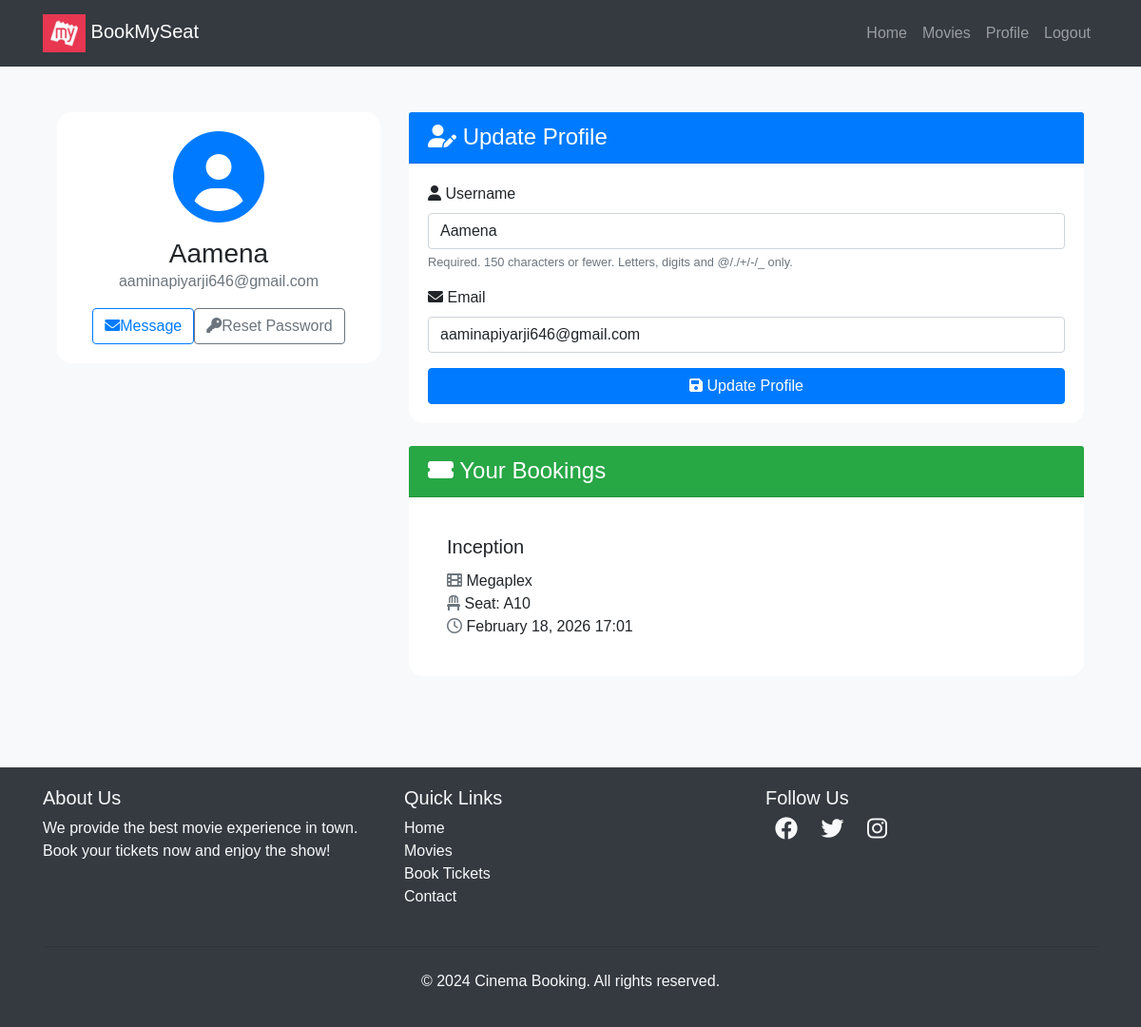
The app's page /users/profile/ (signed in) with its own data.
### movies/models.py (models this page shows, shortened)
class Booking(models.Model):
    user=models.ForeignKey(User,on_delete=models.CASCADE)
    seat=models.ForeignKey(Seat,on_delete=models.CASCADE)
    movie=models.ForeignKey(Movie,on_delete=models.CASCADE)
    theater=models.ForeignKey(Theater,on_delete=models.CASCADE)
    booked_at=models.DateTimeField(auto_now_add=True)
    total_price = models.DecimalField(max_digits=8, decimal_places=2, default=0)
    is_paid = models.BooleanField(default=False)
    reserved_at = models.DateTimeField(auto_now_add=True)

class Movie(models.Model):
    GENRE_CHOICES = [
        ('Action', 'Action'),
        ('Comedy', 'Comedy'),
        ('Drama', 'Drama'),
        ('Horror', 'Horror'),
    ]
    LANGUAGE_CHOICES = [
        ('Hindi', 'Hindi'),
        ('English', 'English'),
        ('Tamil', 'Tamil'),
        ('Telugu', 'Telugu'),
    ]
    name= models.CharField(max_length=255)
    genre = models.CharField(max_length=50, choices=GENRE_CHOICES, default='Action')
    language = models.CharField(max_length=50, choices=LANGUAGE_CHOICES, default='Hindi')
    image= models.ImageField(upload_to="movies/")
    rating = models.DecimalField(max_digits=3,decimal_places=1)
    cast= models.TextField()
    description= models.TextField(blank=True,null=True) # optional
    trailer_url = models.URLField(blank=True, null=True)

class Theater(models.Model):
    name = models.CharField(max_length=255)
    movie = models.ForeignKey(Movie,on_delete=models.CASCADE,related_name='theaters')
    time= models.DateTimeField()
    price = models.DecimalField(max_digits=6, decimal_places=2, default=150)

class Seat(models.Model):
    theater = models.ForeignKey(Theater,on_delete=models.CASCADE,related_name='seats')
    seat_number = models.CharField(max_length=10)
    is_booked=models.BooleanField(default=False)

### users/views.py (the view)
# urls.py: path('profile/', profile, name='profile'),
@login_required
def profile(request):
    bookings= Booking.objects.filter(user=request.user)
    if request.method == 'POST':
        u_form = UserUpdateForm(request.POST, instance=request.user)
        if u_form.is_valid():
            u_form.save()
            return redirect('profile')
    else:
        u_form = UserUpdateForm(instance=request.user)
    return render(request, 'users/profile.html', {'u_form': u_form,'bookings':bookings})

### users/forms.py
class UserUpdateForm(forms.ModelForm):
    email = forms.EmailField()
    class Meta:
        model = User
        fields = ['username', 'email']

### templates/users/profile.html (shortened to what this page needs)
{% extends "users/basic.html" %} {% block content %}
<div class="container py-5">
  <div class="row">
    <div class="col-lg-4 mb-4">
      <div class="card shadow">
        <div class="card-body text-center">
          <div class="mb-3">
            <i class="fas fa-user-circle fa-6x text-primary"></i>
          </div>
          <h3 class="card-title mb-0">{{ user.username }}</h3>
          <p class="text-muted mb-3">{{ user.email }}</p>
          <div class="d-flex justify-content-center">
            <a href="#" class="btn btn-outline-primary me-2"><i class="fas fa-envelope me-2"></i>Message</a>
            <a href="{% url 'password_reset' %}" class="btn btn-outline-secondary"><i class="fas fa-key me-2"></i>Reset Password</a>
          </div>
        </div>
      </div>
    </div>
    <div class="col-lg-8">
      <div class="card shadow mb-4">
        <div class="card-header bg-primary text-white">
          <h4 class="mb-0"><i class="fas fa-user-edit me-2"></i> Update Profile</h4>
        </div>
        <div class="card-body">
          <form method="POST">
            {% for field in u_form %}
              <div class="mb-3">
                <label for="{{ field.id_for_label }}" class="form-label">
                  <i class="fas fa-{% if field.name == 'username' %}user{% elif field.name == 'email' %}envelope{% else %}info-circle{% endif %} me-2"></i>
                  {{ field.label }}
                </label>
                {{ field }}
                {% if field.help_text %}
                  <small class="form-text text-muted">{{ field.help_text }}</small>
                {% endif %}
              </div>
            {% endfor %}
            <button class="btn btn-primary w-100" type="submit"><i class="fas fa-save me-2"></i> Update Profile</button>
          </form>
        </div>
      </div>
      <div class="card shadow">
        <div class="card-header bg-success text-white">
          <h4 class="mb-0"><i class="fas fa-ticket-alt me-2"> </i> Your Bookings</h4>
        </div>
        <div class="card-body">
          {% if bookings %}
            <div class="row row-cols-1 row-cols-md-2 g-4">
              {% for booking in bookings %}
                <div class="col">
                  <div class="card h-100 border-0 shadow-sm">
                    <div class="card-body">
                      <h5 class="card-title">{{ booking.movie.name }}</h5>
                      <p class="card-text">
                        <i class="fas fa-film me-2 text-muted"> </i>  {{ booking.theater.name }}<br>
                        <i class="fas fa-chair me-2 text-muted"> </i>  Seat: {{ booking.seat.seat_number }}<br>
                        <i class="far fa-clock me-2 text-muted"> </i>  {{ booking.booked_at|date:"F d, Y H:i" }}
                      </p>
                    </div>
                  </div>
                </div>
              {% endfor %}
            </div>
          {% else %}
            <div class="text-center py-5">
              <i class="fas fa-ticket-alt fa-4x text-muted mb-3"></i>
              <p class="lead mb-0">No bookings yet. Time to plan your next movie night!</p>
            </div>
          {% endif %}
        </div>
      </div>
    </div>
  </div>
</div>
<link rel="stylesheet" href="https://cdnjs.cloudflare.com/ajax/libs/font-awesome/6.0.0-beta3/css/all.min.css">
{% endblock %}

### templates/users/basic.html (style rules this page uses)
body { font-family: Arial, sans-serif; }

### templates/users/profile.html (style rules this page uses)
body { background-color: #f8f9fa; }
.card { border-radius: 15px; border: none; transition: transform 0.3s ease-in-out; }
.card-header { border-top-left-radius: 15px; border-top-right-radius: 15px; }
form input, form select, form textarea { display: block; width: 100%; padding: 0.375rem 0.75rem; font-size: 1rem; font-weight: 400; line-height: 1.5; color: #212529; background-color: #fff; background-clip: padding-box; border: 1px solid #ced4da; border-radius: 0.25rem; transition: border-color 0.15s ease-in-out, box-shadow 0.15s ease-in-out; }

### records on screen
Booking: movie.name "Inception", theater.name "Megaplex", seat.seat_number "A10", booked_at "February 18, 2026 17:01"

### other values on screen
{{ user.username }} "Aamena"
{{ user.email }} "aaminapiyarji646@gmail.com"
{{ field.label }} "Username" "Email"
{{ field.help_text }} "Required. 150 characters or fewer. Letters, digits and @/./+/-/_ only."
